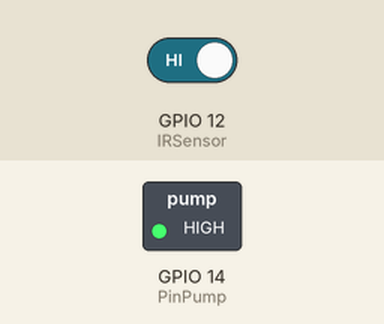
Bench run of a sketch on a simulated ESP32. Shown: switched loads named in the sketch (green lamp = pin HIGH). Inputs (shaded band) come from the test bench; at power-on: GPIO 12 (IRSensor) HIGH. WiFi joins after 1.5 s; servers stay silent unless stated; the local clock reads 2024-03-15 10:24:30 at power-on unless the sketch sets it; what the sketch prints to the serial monitor is not drawn.

Above: at 3.0 s.
3.1 s: GPIO 12 (IRSensor) driven LOW
At 4.4 s:
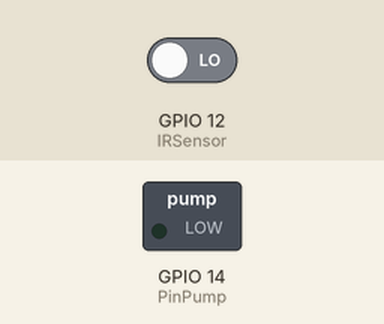
Timing chart, 0 to 6.1 s (numbered marks = the images above; inputs shaded):
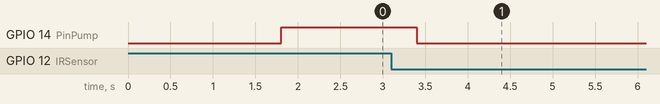

The sketch:

PUMP_DC.ino
```cpp
#include <WiFi.h>
#include <WiFiClientSecure.h>
#include <UniversalTelegramBot.h>
#include <ArduinoJson.h>
// Initialize Telegram BOT
#define BOTtoken "MyBotToken"
// Use @myidbot to find out the chat ID of an individual or a group
// Also note that you need to click "start" on a bot before it can
// message you
#define CHAT_ID "MyChatID"
// Replace with your network credentials
const char* ssid = "AndroidAP";
const char* password = "pyuh6247";
WiFiClientSecure client;
UniversalTelegramBot bot(BOTtoken, client);
const int IRSensor = 12;
const int PinPump = 14;
void setup() {
Serial.begin(115200);
configTime(0, 0, "pool.ntp.org"); // get UTC time via NTP
client.setCACert(TELEGRAM_CERTIFICATE_ROOT);
pinMode(IRSensor, INPUT);
pinMode(PinPump, OUTPUT);
digitalWrite(PinPump, LOW);
// Attempt to connect to Wifi network:
Serial.print("Connecting Wifi: ");
Serial.println(ssid);
WiFi.mode(WIFI_STA);
WiFi.begin(ssid, password);
while (WiFi.status() != WL_CONNECTED) {
Serial.print(".");
delay(500);
}
Serial.println("");
Serial.println("WiFi connected");
Serial.print("IP address: ");
Serial.println(WiFi.localIP());
bot.sendMessage(CHAT_ID, "Bot started up", "");
}
void loop() {
int IR = digitalRead(IRSensor);
if (IR == 0) {
bot.sendMessage(CHAT_ID, "Gerakan Terdeteksi! DC Pump Menyala!", "");
Serial.println("Gerakan Terdeteksi! DC Pump Menyala!");
digitalWrite(PinPump, LOW);
delay(10000);
bot.sendMessage(CHAT_ID, "Gerakan Tidak Terdeteksi! DC Pump Mati!", "");
Serial.println("Gerakan Tidak Terdeteksi! DC Pump Mati!");
}
else {
digitalWrite(PinPump, HIGH);
}
}
```

Measured:
- after the input at 3.1 s, GPIO 14 (PinPump): HIGH → LOW after 0.30 s
